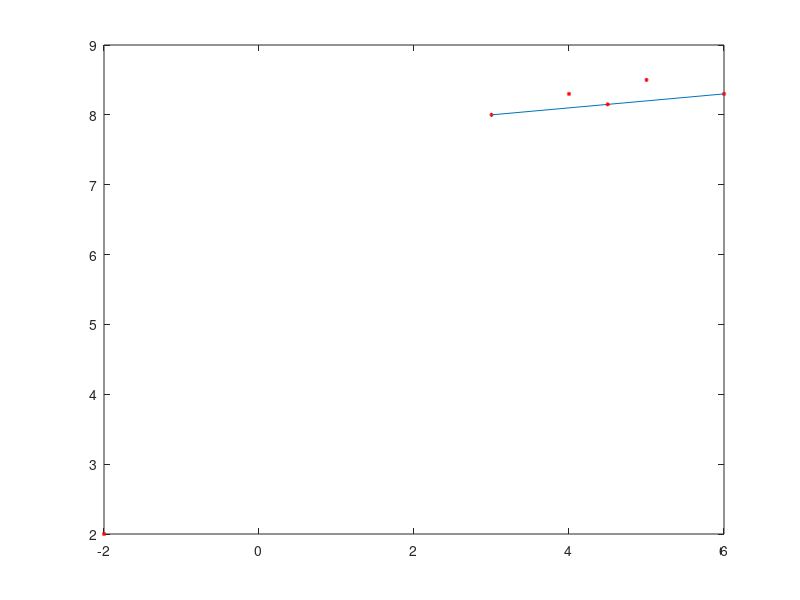

Write the MATLAB code that produced this figure. (Note: this script raises an error after producing the figure.)
 %%%%%%%%% Path Generation Four Precision Point Problem without Prescribed Timing %%%%%%%%%%
% Fixed line A0B0
a0x=-2;%a0x=input('Enter x coordinate of A0 point=');
a0y=2;%a0y=input('Enter y coordinate of A0 point=');

% Different Position
p1x=3;%p1x=input('Enter x coordinate of P1 point=');
p1y=8;%p1y=input('Enter y coordinate of P1 point=');

p2x=4;%p2x=input('Enter x coordinate of P2 point=');
p2y=8.3;%p2y=input('Enter y coordinate of P2 point=');

p3x=5;%p3x=input('Enter x coordinate of P3 point=');
p3y=8.5;%p3y=input('Enter y coordinate of P3 point=');

p4x=6;%p3x=input('Enter x coordinate of P3 point=');
p4y=8.3;%p3y=input('Enter y coordinate of P3 point=');

plot(p1x,p1y,'r*','MarkerSize',3);
hold on
plot(p2x,p2y,'r*','MarkerSize',3);
hold on
plot(p3x,p3y,'r*','MarkerSize',3);
hold on
plot(p4x,p4y,'r*','MarkerSize',3);
hold on
plot(a0x,a0y,'r*','MarkerSize',3);
hold on

% Finding perpendicular bisector of P1P4
line([p1x p4x],[p1y p4y]);
hold on
p1p4xCenter=(p1x+p4x)/2;
p1p4yCenter=(p1y+p4y)/2;
plot(p1p4xCenter, p1p4yCenter, 'r*', 'MarkerSize', 3);
hold on
mp1p4=(p1y-p4y)/(p1x-p4x);
mp1p4_ortho=-(1/mp1p4);
y_ortho1=mp1p4_ortho*(x-p1p4xCenter)+p1p4yCenter;%perndicular bisector line of point p1 and p4
y_ortho2=tan(0)*(x-a0x)+a0y;% line from A0 for getting point B0
dx=0.1;
x=-20:dx:20;
plot(x,y_ortho1);
hold on
plot(x,y_ortho2);
hold on
% Finding B0 point
eqns_function=@(var)[var(1)-(mp1p4_ortho)*(var(2)-p1p4xCenter)-p1p4yCenter;
                     var(1)-(tan(0))*(var(2)-a0x)-a0y];
initials=[0;0];
solns=fsolve(eqns_function,initials,...
             optimoptions('fsolve','Display','off'))       
b0y=solns(1);
b0x=solns(2);
plot(b0x,b0y,'r*','MarkerSize',3);
hold on
% Plotting Fixed Link A0B0
A0B0x=[a0x b0x];
A0B0y=[a0y b0y];
plot(A0B0x,A0B0y,'c','LineWidth',2);
hold on


% Locus of P1 and Locus of P4
line([p1x b0x],[p1y b0y]);
line([p4x b0x],[p4y b0y]);
shi1=atan((p1y-b0y)/(p1x-b0x));
shi2=atan((p4y-b0y)/(p4x-b0x));
shi=pi+shi1-shi2;
disp(shi);
disp(shi*180/pi);

p4locus=tan(pi-(shi/2))*(x-b0x)+b0y;
plot(x,p4locus,'--');
hold on
p1locus=tan(pi+(shi/2))*(x-b0x)+b0y;
plot(x,p1locus,'--');
hold on

% Finding A1 point
a1line=tan(-pi/3)*(x-a0x)+a0y;
plot(x,a1line,'--');
hold on
eqns_function=@(var)[var(1)-(tan(pi+(shi/2)))*(var(2)-b0x)-b0y;
                     var(1)-(tan(-pi/3))*(var(2)-a0x)-a0y];
initials=[0;0];
solns=fsolve(eqns_function,initials,...
             optimoptions('fsolve','Display','off'))       
a1y=solns(1);
a1x=solns(2);
plot(a1x,a1y,'r*','MarkerSize',3);
hold on

% Finding A4 point
a4line=tan(pi/3)*(x-a0x)+a0y;
plot(x,a4line,'--');
hold on
eqns_function=@(var)[var(1)-(tan(pi-(shi/2)))*(var(2)-b0x)-b0y;
                     var(1)-(tan(pi/3))*(var(2)-a0x)-a0y];
initials=[0;0];
solns=fsolve(eqns_function,initials,...
             optimoptions('fsolve','Display','off'))       
a4y=solns(1);
a4x=solns(2);
plot(a4x,a4y,'r*','MarkerSize',3);
hold on

% Crank A0A1 and A0A4 plotting and Crank Circle plotting
CrankLength=((a0x-a1x)^2+(a0y-a1y)^2)^0.5;
alpha=0:pi/1000:2*pi;
a0xc=CrankLength*cos(alpha)+a0x;
a0yc=CrankLength*sin(alpha)+a0y;
plot(a0xc,a0yc,'--');
hold on
line([a0x a1x],[a0y a1y],'Color','red','LineWidth',2);
hold on

% Connecting A1P1
APLength=((a1x-p1x)^2+(a1y-p1y)^2)^0.5;
A1P1x=[a1x,p1x];
A1P1y=[a1y,p1y];
plot(A1P1x,A1P1y,'r','LineWidth',2);
hold on

% Connecting A2P2 and A0A2
C1=[p2x,p2y];
C2=[a0x,a0y];
R1=APLength;
R2=CrankLength;
F=@(x) ([(x(1)-C1(1))^2+(x(2)-C1(2))^2-R1^2; ...
         (x(1)-C2(1))^2+(x(2)-C2(2))^2-R2^2]);
opt=optimoptions(@fsolve);
opt.Algorithm='levenberg-marquardt';
opt.Display='off';
x=fsolve(F,[C1(1),C1(1)+R1],opt);
fprintf('First intersection point for A2P2 line: (%f,%f)\n',x(1),x(2));
a2x=x(1);
a2y=x(2);
plot(a2x,a2y,'r*','MarkerSize',3);
x=fsolve(F,[C1(1),C1(1)-R1],opt);
fprintf('Second intersection point for A2P2 line: (%f,%f)\n',x(1),x(2));
a2x=x(1);
a2y=x(2);
plot(x(1),x(2),'r*','MarkerSize',3);
hold on

A0A2x=[a0x,a2x];
A0A2y=[a0y,a2y];
plot(A0A2x,A0A2y,'y','LineWidth',2);
hold on
A2P2x=[a2x,p2x];
A2P2y=[a2y,p2y];
plot(A2P2x,A2P2y,'y','LineWidth',2);
hold on

% Connecting A3P3 and A3A0
C1=[p3x,p3y];
C2=[a0x,a0y];
R1=APLength;
R2=CrankLength;
F=@(x) ([(x(1)-C1(1))^2+(x(2)-C1(2))^2-R1^2; ...
         (x(1)-C2(1))^2+(x(2)-C2(2))^2-R2^2]);
opt=optimoptions(@fsolve);
opt.Algorithm='levenberg-marquardt';
opt.Display='off';
x=fsolve(F,[C1(1),C1(1)+R1],opt);
fprintf('First intersection point for A3P3 line: (%f,%f)\n',x(1),x(2));
x=fsolve(F,[C1(1),C1(1)-R1],opt);
fprintf('Second intersection point for A3P3 line: (%f,%f)\n',x(1),x(2));
a3x=x(1);
a3y=x(2);
plot(x(1),x(2),'r*','MarkerSize',3);
hold on

A0A3x=[a0x,a3x];
A0A3y=[a0y,a3y];
plot(A0A3x,A0A3y,'m','LineWidth',2);
hold on
A3P3x=[a3x,p3x];
A3P3y=[a3y,p3y];
plot(A3P3x,A3P3y,'m','LineWidth',2);
hold on

% Connecting A0A4 and A4P4
A0A4x=[a0x,a4x];
A0A4y=[a0y,a4y];
plot(A0A4x,A0A4y,'g','LineWidth',2);
hold on
A4P4x=[a4x,p4x];
A4P4y=[a4y,p4y];
plot(A4P4x,A4P4y,'g','LineWidth',2);
hold on

% For finding B02 point by intersection method
P2B0Length=((p2x-b0x)^2+(p2y-b0y)^2)^0.5;   % P2A2B0 similar triangle with P1A1B02
A2B0Length=((a2x-b0x)^2+(a2y-b0y)^2)^0.5;
R1=P2B0Length;
R2=A2B0Length;
C1=[p1x,p1y];
C2=[a1x,a1y];
F=@(x) ([(x(1)-C1(1))^2+(x(2)-C1(2))^2-R1^2; ...
         (x(1)-C2(1))^2+(x(2)-C2(2))^2-R2^2]);
opt=optimoptions(@fsolve);
opt.Algorithm='levenberg-marquardt';
opt.Display='off';
x=fsolve(F,[C1(1),C1(1)+R1],opt);
fprintf('First intersection point for B02 point: (%f,%f)\n',x(1),x(2));
x=fsolve(F,[C1(1),C1(1)-R1],opt);
fprintf('Second intersection point for B02 line: (%f,%f)\n',x(1),x(2));
b02x=x(1);
b02y=x(2);
disp(b02x);
plot(b02x,b02y,'r*','MarkerSize',3);
hold on

% Finding B03 pint by intersection method
P3B0Length=((p3x-b0x)^2+(p3y-b0y)^2)^0.5;
A3B0Length=((a3x-b0x)^2+(a3y-b0y)^2)^0.5;
R1=P3B0Length;
R2=A3B0Length;
C1=[p1x,p1y];
C2=[a1x,a1y];
F=@(x) ([(x(1)-C1(1))^2+(x(2)-C1(2))^2-R1^2; ...
         (x(1)-C2(1))^2+(x(2)-C2(2))^2-R2^2]);
opt=optimoptions(@fsolve);
opt.Algorithm='levenberg-marquardt';
opt.Display='off';
x=fsolve(F,[C1(1),C1(1)+R1],opt);
fprintf('First intersection point for B03 point: (%f,%f)\n',x(1),x(2));
x=fsolve(F,[C1(1),C1(1)-R1],opt);
fprintf('Second intersection point for B03 line: (%f,%f)\n',x(1),x(2));
b03x=x(1);
b03y=x(2);
disp(b03x);
plot(b03x,b03y,'r*','MarkerSize',3);
hold on

% Connecting B0B02 and B02B03 line 
B0B02x=[b0x,b02x];
B0B02y=[b0y,b02y];
plot(B0B02x,B0B02y,'--');
hold on
B02B03x=[b02x,b03x];
B02B03y=[b02y,b03y];
plot(B02B03x,B02B03y,'--');
hold on

% Lets find the B1 point by using perpendicular bisector method
b0b02xCenter=(b0x+b02x)/2;
b0b02yCenter=(b0y+b02y)/2;
plot(b0b02xCenter,b0b02yCenter, 'r*', 'MarkerSize', 3);
hold on

b02b03xCenter=(b02x+b03x)/2;
b02b03yCenter=(b02y+b03y)/2;
plot(b02b03xCenter,b02b03yCenter, 'r*', 'MarkerSize', 3);
hold on

mb0b02=(b0y-b02y)/(b0x-b02x);
disp(mb0b02);
mb0b02_ortho=-(1/mb0b02);
disp(mb0b02_ortho);
x=-20:0.1:20;
y_ortho3=mb0b02_ortho*(x-b0b02xCenter)+b0b02yCenter;
plot(x,y_ortho3);
hold on

mb02b03=(b02y-b03y)/(b02x-b03x);
disp(mb02b03);
mb02b03_ortho=-(1/mb02b03);
disp(mb02b03_ortho);
x=-20:0.1:20;
y_ortho4=mb02b03_ortho*(x-b02b03xCenter)+b02b03yCenter;
plot(x,y_ortho4);
hold on

eqns_function=@(var)[var(1)-(mb0b02_ortho)*(var(2)-b0b02xCenter)-b0b02yCenter;
                     var(1)-(mb02b03_ortho)*(var(2)-b02b03xCenter)-b02b03yCenter];
initials=[0;0];
solns=fsolve(eqns_function,initials,...
             optimoptions('fsolve','Display','off'))       
b1y=solns(1);
b1x=solns(2);
plot(b1x,b1y,'r*','MarkerSize',3);
hold on

% Connecting Follower Link
B0B1x=[b0x,b1x];
B0B1y=[b0y,b1y];
plot(B0B1x,B0B1y,'r','LineWidth',2);
hold on

% Connecting Ternary Coupler Link
A1B1x=[a1x,b1x];
A1B1y=[a1y,b1y];
plot(A1B1x,A1B1y,'r','LineWidth',2);
hold on
P1B1x=[p1x,b1x];
P1B1y=[p1y,b1y];
plot(P1B1x,P1B1y,'r','LineWidth',2);
hold on

% Circle for follower link
FollowerLength=((b0x-b1x)^2+(b0y-b1y)^2)^0.5;
alpha=0:pi/1000:2*pi;
b0xc=FollowerLength*cos(alpha)+b0x;
b0yc=FollowerLength*sin(alpha)+b0y;
plot(b0xc,b0yc,'--');
hold on

% Connecting P2B2 and A2B2
P1B1Length=((p1x-b1x)^2+(p1y-b1y)^2)^0.5;
C1=[p2x,p2y];
C2=[b0x,b0y];
R1=P1B1Length;
R2=FollowerLength;
F=@(x) ([(x(1)-C1(1))^2+(x(2)-C1(2))^2-R1^2; ...
         (x(1)-C2(1))^2+(x(2)-C2(2))^2-R2^2]);
opt=optimoptions(@fsolve);
opt.Algorithm='levenberg-marquardt';
opt.Display='off';
x=fsolve(F,[C1(1),C1(1)+R1],opt);
fprintf('First intersection point for P2B2 line: (%f,%f)\n',x(1),x(2));
b2x=x(1);
b2y=x(2);
plot(b2x,b2y,'r*','MarkerSize',3);
hold on
x=fsolve(F,[C1(1),C1(1)-R1],opt);
fprintf('Second intersection point for P2B2 line: (%f,%f)\n',x(1),x(2));

B0B2x=[b0x,b2x];
B0B2y=[b0y,b2y];
plot(B0B2x,B0B2y,'y','LineWidth',2);
hold on
A2B2x=[a2x,b2x];
A2B2y=[a2y,b2y];
plot(A2B2x,A2B2y,'y','LineWidth',2);
hold on
P2B2x=[p2x,b2x];
P2B2y=[p2y,b2y];
plot(P2B2x,P2B2y,'y','LineWidth',2);
hold on

% Connecting P3B3 and A3B3
C1=[p3x,p3y];
C2=[b0x,b0y];
R1=P1B1Length;
R2=FollowerLength;
F=@(x) ([(x(1)-C1(1))^2+(x(2)-C1(2))^2-R1^2; ...
         (x(1)-C2(1))^2+(x(2)-C2(2))^2-R2^2]);
opt=optimoptions(@fsolve);
opt.Algorithm='levenberg-marquardt';
opt.Display='off';
x=fsolve(F,[C1(1),C1(1)+R1],opt);
fprintf('First intersection point for P2B2 line: (%f,%f)\n',x(1),x(2));
b3x=x(1);
b3y=x(2);
plot(b3x,b3y,'r*','MarkerSize',3);
hold on
x=fsolve(F,[C1(1),C1(1)-R1],opt);
fprintf('Second intersection point for P2B2 line: (%f,%f)\n',x(1),x(2));

B0B3x=[b0x,b3x];
B0B3y=[b0y,b3y];
plot(B0B3x,B0B3y,'m','LineWidth',2);
hold on
A3B3x=[a3x,b3x];
A3B3y=[a3y,b3y];
plot(A3B3x,A3B3y,'m','LineWidth',2);
hold on
P3B3x=[p3x,b3x];
P3B3y=[p3y,b3y];
plot(P3B3x,P3B3y,'m','LineWidth',2);
hold on

% Connecting P4B4 and A4B4
C1=[p4x,p4y];
C2=[b0x,b0y];
R1=P1B1Length;
R2=FollowerLength;
F=@(x) ([(x(1)-C1(1))^2+(x(2)-C1(2))^2-R1^2; ...
         (x(1)-C2(1))^2+(x(2)-C2(2))^2-R2^2]);
opt=optimoptions(@fsolve);
opt.Algorithm='levenberg-marquardt';
opt.Display='off';
x=fsolve(F,[C1(1),C1(1)+R1],opt);
fprintf('First intersection point for P2B2 line: (%f,%f)\n',x(1),x(2));
b4x=x(1);
b4y=x(2);
plot(b4x,b4y,'r*','MarkerSize',3);
hold on
x=fsolve(F,[C1(1),C1(1)-R1],opt);
fprintf('Second intersection point for P2B2 line: (%f,%f)\n',x(1),x(2));

B0B4x=[b0x,b4x];
B0B4y=[b0y,b4y];
plot(B0B4x,B0B4y,'g','LineWidth',2);
hold on
A4B4x=[a4x,b4x];
A4B4y=[a4y,b4y];
plot(A4B4x,A4B4y,'g','LineWidth',2);
hold on
P4B4x=[p4x,b4x];
P4B4y=[p4y,b4y];
plot(P4B4x,P4B4y,'g','LineWidth',2);
hold on

fprintf('********************GRAPHICAL RESULTS************************\n');
A0A1Length=((a0x-a1x)^2+(a0y-a1y)^2)^0.5;
A1P1Length=((a1x-p1x)^2+(a1y-p1y)^2)^0.5;
P1B1Length=((p1x-b1x)^2+(p1y-b1y)^2)^0.5;
A1B1Length=((a1x-b1x)^2+(a1y-b1y)^2)^0.5;
B1B0Length=((b1x-b0x)^2+(b1y-b0y)^2)^0.5;
fprintf('A0A1=%f\t\tA1P1=%f\t\tP1B1=%f\t\tA1B1=%f\t\tB1B0=%f\n',A0A1Length,A1P1Length,P1B1Length,A1B1Length,B1B0Length);

A0A2Length=((a0x-a2x)^2+(a0y-a2y)^2)^0.5;
A2P2Length=((a2x-p2x)^2+(a2y-p2y)^2)^0.5;
P2B2Length=((p2x-b2x)^2+(p2y-b2y)^2)^0.5;
A2B2Length=((a2x-b2x)^2+(a2y-b2y)^2)^0.5;
B2B0Length=((b2x-b0x)^2+(b2y-b0y)^2)^0.5;
fprintf('A0A2=%f\t\tA2P2=%f\t\tP2B2=%f\t\tA2B2=%f\t\tB2B0=%f\n',A0A2Length,A2P2Length,P2B2Length,A2B2Length,B2B0Length);

A0A3Length=((a0x-a3x)^2+(a0y-a3y)^2)^0.5;
A3P3Length=((a3x-p3x)^2+(a3y-p3y)^2)^0.5;
P3B3Length=((p3x-b3x)^2+(p3y-b3y)^2)^0.5;
A3B3Length=((a3x-b3x)^2+(a3y-b3y)^2)^0.5;
B3B0Length=((b3x-b0x)^2+(b3y-b0y)^2)^0.5;
fprintf('A0A3=%f\t\tA3P3=%f\t\tP3B3=%f\t\tA3B3=%f\t\tB3B0=%f\n',A0A3Length,A3P3Length,P3B3Length,A3B3Length,B3B0Length);

A0A4Length=((a0x-a4x)^2+(a0y-a4y)^2)^0.5;
A4P4Length=((a4x-p4x)^2+(a4y-p4y)^2)^0.5;
P4B4Length=((p4x-b4x)^2+(p4y-b4y)^2)^0.5;
A4B4Length=((a4x-b4x)^2+(a4y-b4y)^2)^0.5;
B4B0Length=((b4x-b0x)^2+(b4y-b0y)^2)^0.5;
fprintf('A0A4=%f\t\tA4P4=%f\t\tP4B4=%f\t\tA4B4=%f\t\tB4B0=%f\n',A0A4Length,A4P4Length,P4B4Length,A4B4Length,B4B0Length);
disp(b0x);
disp(b0y);
disp(a1x);
disp(a1y);
disp(b1x);
disp(b1y);




axis([-10 10 -10 10])
axis('equal')


